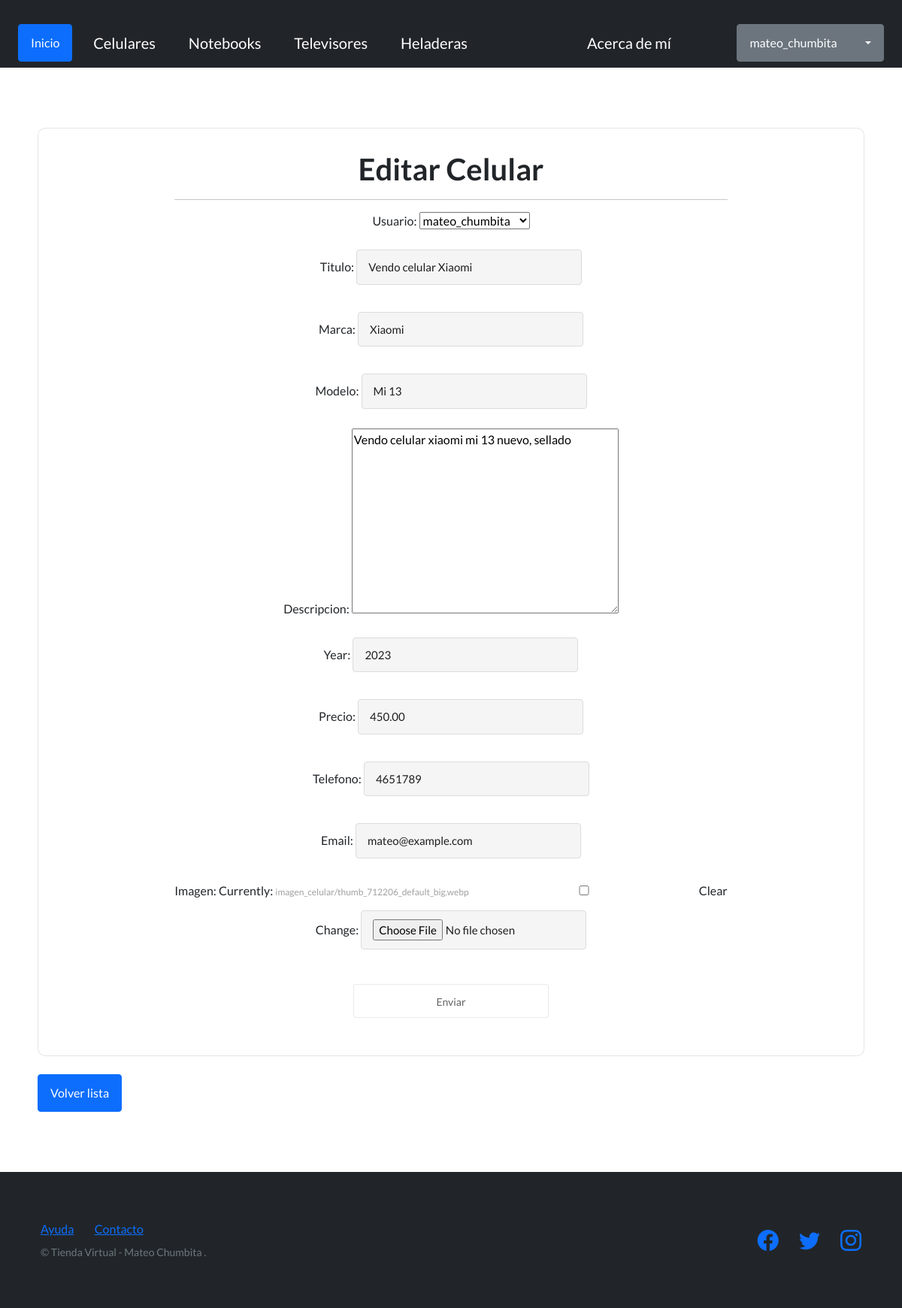
The page /product/editar-celular/3/ (signed in) on the database its author committed.
### product/models.py (models this page shows, shortened)
class Celular(models.Model):
    usuario = models.ForeignKey(to=User, on_delete=models.CASCADE, null=True, blank=True)
    titulo = models.CharField(max_length=200)
    marca = models.CharField(max_length=40)
    modelo = models.CharField(max_length=40)
    descripcion = models.TextField(null=True, blank=True)
    year = models.IntegerField()
    precio = models.DecimalField(max_digits=10, decimal_places=2)
    fecha = models.DateTimeField(auto_now_add=True)
    telefono = models.IntegerField()
    email = models.EmailField()
    imagen = models.ImageField(
        null=True, blank=True, upload_to="imagen_celular/")

### product/views.py (the view)
# urls.py: path('editar-celular/<int:pk>/', CelularUpdateView.as_view(), name="editar_celular"),
class CelularUpdateView(LoginRequiredMixin, UpdateView):
    model = Celular
    fields = ['usuario', 'titulo', 'marca', 'modelo', 'descripcion', 'year', 'precio', 'telefono', 'email', 'imagen']
    success_url = reverse_lazy('celulares')
    template_name = "product/editar_celular.html"

### product/templates/product/editar_celular.html (shortened to what this page needs)
{% extends "usuario/base.html" %}
{% block contenido %}
{% if user.id == celular.usuario.id %}
<div class="login" >
  <div class="form-group">
    <form method="post" enctype="multipart/form-data" style="text-align: center;" >
      <h1>Editar Celular</h1>
      <hr>
      {{ form.as_p }}
      <div style="text-align: center;">
        <button type="submit" value="Enviar" class="buttonShadow" >Enviar</button>
      </div>
    </form>
  </div>
</div>
<br>
<a href="{% url 'celulares' %}" class=" btn btn-primary">Volver lista</a>
{% else %}
<div class="container">
<h4>No tienes acceso a esta pagina!</h4>
</div>
{% endif %}
{% endblock contenido %}

### usuario/templates/usuario/base.html (shortened to what this page needs)
{% load static %}
<!DOCTYPE html>
<html lang="en">
<head>
    <link href="https://cdn.jsdelivr.net/npm/bootstrap@5.3.0-alpha1/dist/css/bootstrap.min.css" rel="stylesheet">
    <link href="https://cdn.jsdelivr.net/npm/bootstrap-icons@1.5.0/font/bootstrap-icons.css" rel="stylesheet" type="text/css" />
    <link href="{% static 'css/styles.css' %}" rel="stylesheet" />
</head>
<body>
     <nav class="navbar bg-dark" data-bs-theme="dark">>
        <div class="container-fluid">
            <a class="btn btn-primary" href="{% url 'inicio'%}" >Inicio</a>
            <a class="navbar-brand" href="{% url 'celulares' %}">Celulares </a>
            <a class="navbar-brand" href="{% url 'notebooks' %}">Notebooks</a>
            <a class="navbar-brand" href="{% url 'televisores' %}">Televisores</a>
            <a class="navbar-brand" href="{% url 'heladeras' %}">Heladeras</a>
            <a class="navbar-brand" href="{% url 'acerca_de_mi'%}">Acerca de mí</a>
            {% if user.is_authenticated %}
                <div class="dropdown">
                    <button class="btn btn-secondary dropdown-toggle" type="button" id="dropdownMenuButton1" data-bs-toggle="dropdown" aria-expanded="false">
                        <div style="display: inline-flex;">
                            <span style="padding: 0px 30px 0px 0px;">{{ user.username }}</span>
                        </div>
                    </button>
                  </div>
                </div>
                {% else %}
                <a class="btn btn-primary" href="{% url 'login' %}">Iniciar sesión</a>
                <a class="btn btn-secondary" href="{% url 'registro' %}">Registro</a>
                {% endif %}
    </nav>
    <section style="padding:80px 50px;">
        {% block contenido %}
        {% endblock contenido %}
    </section>
<footer class="footer bg-dark">
    <div class="container">
        <div class="row">
            <div class="col-lg-6 h-100 text-center text-lg-start my-auto">
                <ul class="list-inline mb-2">
                    <li class="list-inline-item"><a href="#">Ayuda</a></li>
                    <li class="list-inline-item">⋅</li>
                    <li class="list-inline-item"><a href="https://github.com/mateochumbita">Contacto</a></li>
                </ul>
                <p class="text-muted small mb-4 mb-lg-0">&copy; Tienda Virtual - Mateo Chumbita .</p>
            </div>
            <div class="col-lg-6 h-100 text-center text-lg-end my-auto">
                <ul class="list-inline mb-0">
                    <li class="list-inline-item me-4">
                        <a href="#!"><i class="bi-facebook fs-3"></i></a>
                    </li>
                    <li class="list-inline-item me-4">
                        <a href="#!"><i class="bi-twitter fs-3"></i></a>
                    </li>
                    <li class="list-inline-item">
                        <a href="https://www.instagram.com/leomessi/"><i class="bi-instagram fs-3"></i></a>
                    </li>
                </ul>
            </div>
        </div>
    </div>
</footer>
</body>
</html>

### rows shown on the page
Celular: usuario "mateo_chumbita", titulo "Vendo celular Xiaomi", marca "Xiaomi", modelo "Mi 13", descripcion "Vendo celular xiaomi mi 13 nuevo, sellado", year "2023", precio "450.00", telefono "4651789", email "mateo@example.com"

### other values the page prints
{{ user.username }} "mateo_chumbita"
